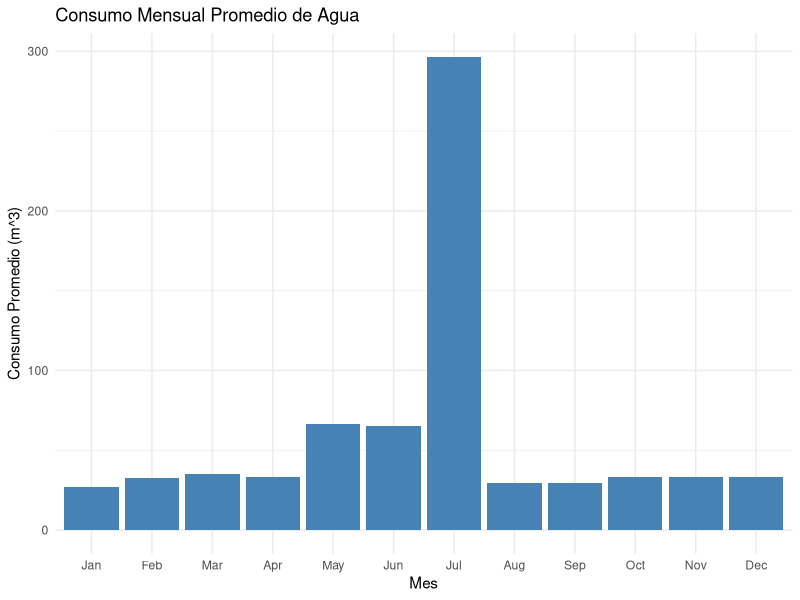
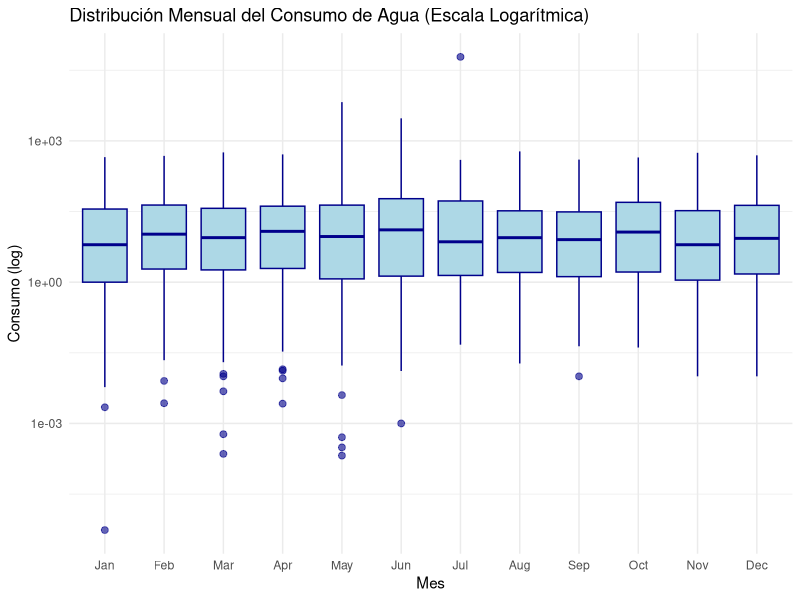

Reproduce these figures in R, in order.
library(dplyr)
library(lubridate)
library(ggplot2)

# ================================
# 1.1. Histograma
# ================================
# Importar el dataset y limpiar datos:
data_f <- read.csv("./dataset/data_f.csv", stringsAsFactors = FALSE, check.names = FALSE, row.names = NULL, sep = ";")

# Convertir FECHA TERMINO a tipo Date
data_f$`FECHA TERMINO` <- as.Date(data_f$`FECHA TERMINO`, format = "%d/%m/%Y")

# Convertir CONSUMO a numérico si no lo has hecho antes
data_f$CONSUMO <- as.numeric(gsub(",", ".", data_f$CONSUMO))

# Extraer el mes de FECHA TERMINO
data_f$MES <- month(data_f$`FECHA TERMINO`, label = TRUE, abbr = TRUE)

# Filtrar solo AGUA y calcular el promedio mensual de consumo
datos_agua <- data_f %>%
  filter(CONCEPTO == "AGUA") %>%
  group_by(MES) %>%
  summarise(promedio_consumo = mean(CONSUMO, na.rm = TRUE)) %>%
  ungroup()

# Crear el gráfico de barras solo para AGUA
ggplot(datos_agua, aes(x = MES, y = promedio_consumo)) +
  geom_col(fill = "steelblue") +
  labs(title = "Consumo Mensual Promedio de Agua",
       x = "Mes",
       y = "Consumo Promedio (m^3)") +
  theme_minimal()


# ================================
# 1.2. Boxplot
# ================================


# Asegúrate de que FECHA TERMINO sea un Date válido
data_f$`FECHA TERMINO` <- as.Date(data_f$`FECHA TERMINO`, format = "%d/%m/%Y")

# Filtrar solo los registros donde el CONCEPTO es "AGUA"
agua_data <- data_f %>%
  filter(CONCEPTO == "AGUA")

# Crear la columna MES a partir de FECHA TERMINO
# 'label = TRUE' devuelve nombres de meses abreviados (Ej: Ene, Feb, ...)
agua_data$MES <- month(agua_data$`FECHA TERMINO`, label = TRUE, abbr = TRUE)

# Crear el boxplot agrupado por MES
ggplot(agua_data, aes(x = MES, y = CONSUMO)) +
  geom_boxplot(fill = "lightblue", color = "darkblue", 
               outlier.shape = 19, outlier.size = 2, outlier.alpha = 0.6) +
  scale_y_log10() +  # Si quieres ver mejor la distribución en caso de valores muy grandes
  labs(
    title = "Distribución Mensual del Consumo de Agua (Escala Logarítmica)",
    x = "Mes",
    y = "Consumo (log)"
  ) +
  theme_minimal()